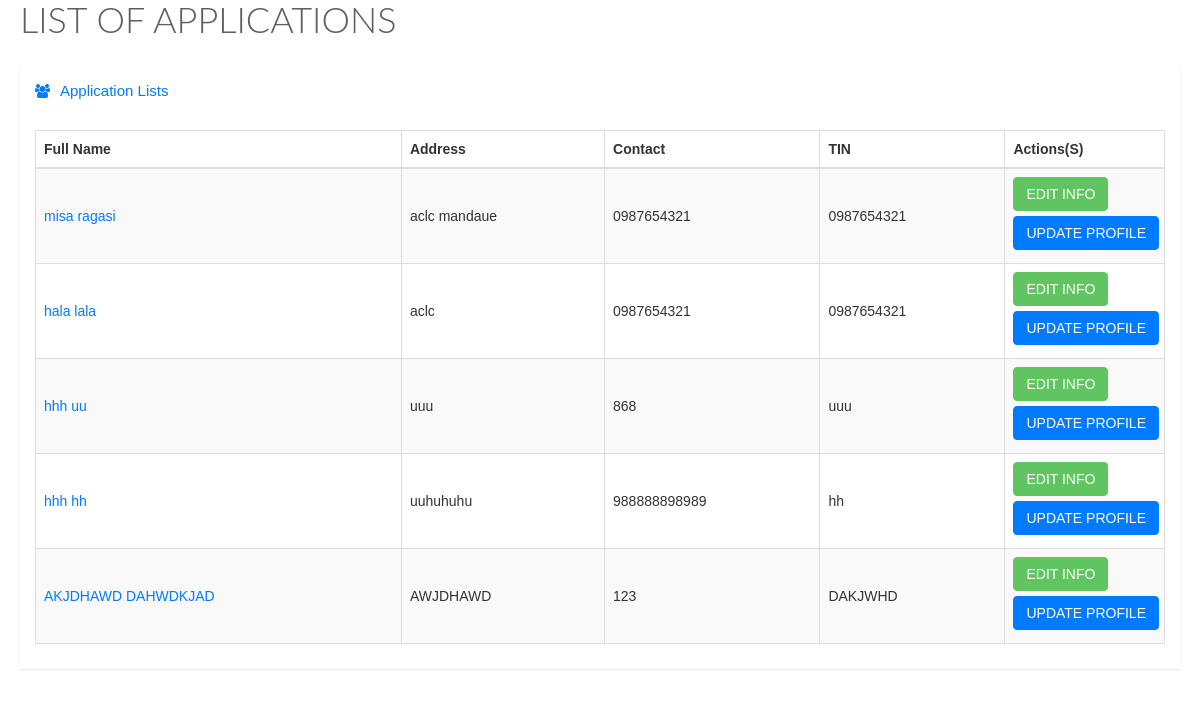
The app's page /listapplications.php, older data.
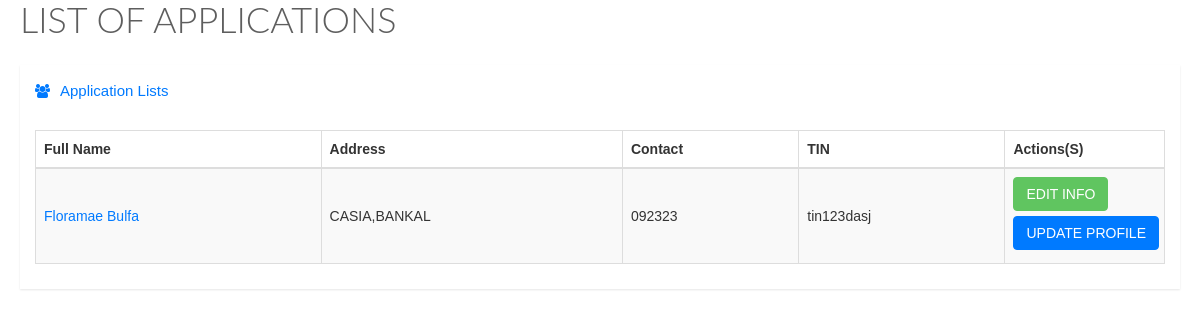
The same page, newer data.
### tables this page shows
CREATE TABLE IF NOT EXISTS `customerlists` (
  `id` int(11) NOT NULL,
  `customerid` varchar(20) NOT NULL,
  `firstname` varchar(100) NOT NULL,
  `middlename` varchar(100) NOT NULL,
  `lastname` varchar(100) NOT NULL,
  `tin` varchar(100) NOT NULL,
  `address` text NOT NULL,
  `contact` varchar(100) NOT NULL,
  `profile` varchar(100) NOT NULL
);

### listapplications.php (the view, shortened to what this page needs)
<link href="stylesheets/bootstrap.min.css" media="all" rel="stylesheet" type="text/css" />
    <link href="stylesheets/font-awesome.min.css" media="all" rel="stylesheet" type="text/css" />
    <link href="stylesheets/datatables.css" media="all" rel="stylesheet" type="text/css" />
    <link href="stylesheets/style.css" media="all" rel="stylesheet" type="text/css" />
     <link href="stylesheets/jquery.fancybox.css" media="all" rel="stylesheet" type="text/css" />
     <div id="msg"></div><div id="stocks1">
    <div class="animated fadeInDown">
        <div class="page-title">
          <h1>
          </h1>
        </div>
        <div class="row">
          <div class="col-lg-12">
            <div class="widget-container fluid-height clearfix">
              <div class="heading">
                <i class="fa fa-users"></i>Application Lists
              </div>
              <div class="widget-content padded clearfix">
                <table class="table table-bordered table-striped" id="dataTable1">
                  <thead>
                    <th>
                      Full Name
                    </th>
                    <th>
                     Address
                    </th>
                    <th class="hidden-xs">
                     Contact
                    </th>
                    <th class="hidden-xs">
                      TIN
                    </th>
                    <th>Actions(S)</th>
                  </thead>
                  <tbody>
                     <?php
                        include 'db/connection.php';
                        $accounts = $dbConn->query("SELECT * FROM customerlists");
                        while ($getaccounts = $accounts->fetch(PDO::FETCH_ASSOC))
                        {
                        ?>
                        <tr>
                        <td><a href="#<?php echo $getaccounts['id'];?>" class="fancybox"><?php echo $getaccounts['firstname'].' '.$getaccounts['lastname'];?></a></td>
                          <td> <?php echo $getaccounts['address'];?></td>
                           <td><?php echo $getaccounts['contact'];?></td>
                           <td><?php echo $getaccounts['tin'];?></td>
                          <td class="actions">
                        <button class="btn btn-success" data-edit="<?php echo $getaccounts['id'];?>" id="edit_info">EDIT INFO</button>  <button class="btn btn-primary" data-update="<?php echo $getaccounts['id'];?>" id="update_profile">UPDATE PROFILE</button>
                      </td>
                                 </tr>
                                 <?php } ?>
                  </tbody>
                </table>
              </div>
            </div>
          </div>
        </div>
        </div>
        </div>

Row changes from the older to the newer data that the page shows:
removed customerlists: firstname "hala", lastname "lala", address "aclc", contact "0987654321", tin "0987654321"
removed customerlists: firstname "hhh", lastname "uu", address "uuu", contact "868", tin "uuu"
removed customerlists: firstname "hhh", lastname "hh", address "uuhuhuhu", contact "988888898989", tin "hh"
removed customerlists: firstname "AKJDHAWD", lastname "DAHWDKJAD", address "AWJDHAWD", contact "123", tin "DAKJWHD"
changed customerlists: firstname "misa" → "Floramae"; lastname "ragasi" → "Bulfa"; address "aclc mandaue" → "CASIA,BANKAL"; contact "0987654321" → "092323"; tin "0987654321" → "tin123dasj"
